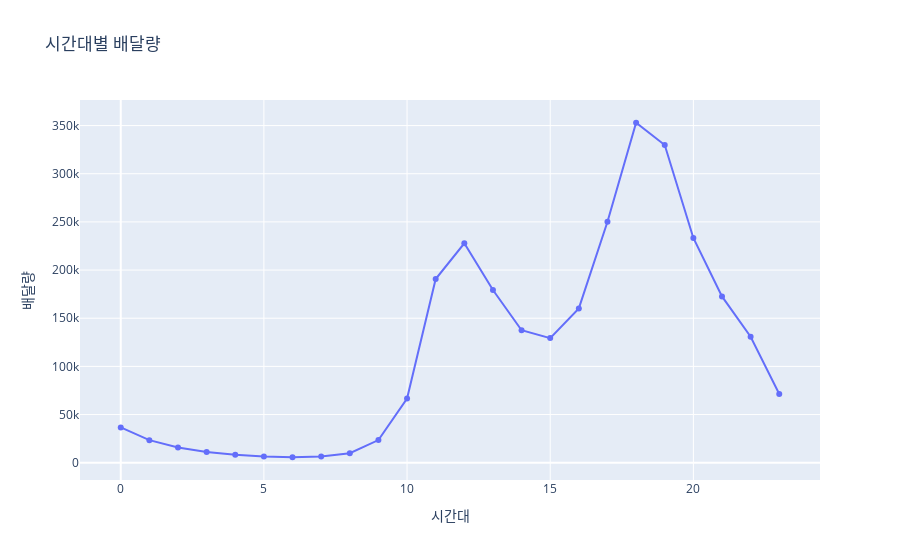

Source (notebook cell):
### Code cell
x = d3['시간대']
y = d3['통화건수 합']
fig = go.Figure()
fig.add_trace(go.Scatter(x=x, y=y,mode='lines+markers', name='lines+markers'))
fig.update_layout(title='시간대별 배달량',
                   xaxis_title='시간대',
                   yaxis_title='배달량')
fig.show()
plotly.offline.plot(fig, filename='delivery_time.html')

### Figure 1 — Plotly figure (JSON) as saved in the notebook; plotly's stock layout.template omitted (floating-point values rounded to 4 significant figures)
{"data": [{"mode": "lines+markers", "name": "lines+markers", "type": "scatter", "x": [0, 1, 2, 3, 4, 5, 6, 7, 8, 9, 10, 11, 12, 13, 14, 15, 16, 17, 18, 19, 20, 21, 22, 23], "y": [36618, 23401, 15851, 11056, 8313, 6571, 5675, 6583, 9856, 23539, 66669, 190701, 227835, 179271, 137515, 129367, 160221, 250201, 352925, 329804, 233349, 172641, 130828, 71331]}], "layout": {"title": {"text": "시간대별 배달량"}, "xaxis": {"title": {"text": "시간대"}}, "yaxis": {"title": {"text": "배달량"}}}}
